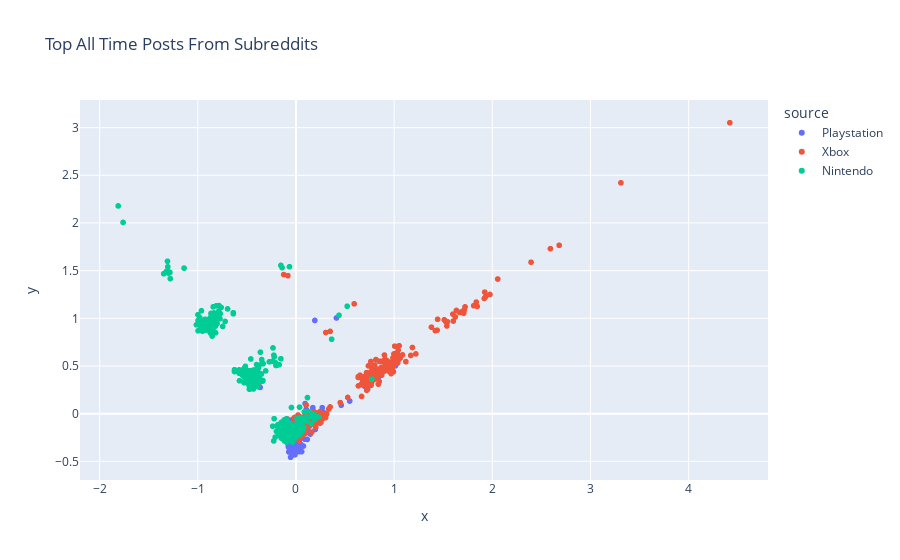

This figure's notebook cell:
### Code cell
X = df['title']
X = vectorizer.fit_transform(X)

pca = PCA(n_components=2, random_state=42) # initialize PCA with 2 components
pca_vecs = pca.fit_transform(X.toarray()) # pass our X to the pca and store the reduced vectors into pca_vecs
# save our two dimensions into x0 and x1
x = pca_vecs[:, 0]
y = pca_vecs[:, 1]

df['x'] = x
df['y'] = y
fig = px.scatter(df, x="x", y="y", color='source',title = "Top All Time Posts From Subreddits ")
fig.show()

### Figure 1 — Plotly figure (JSON) as saved in the notebook; plotly's stock layout.template omitted (floating-point values rounded to 4 significant figures; data arrays with more than 128 entries replaced by an {"elided": "..."} marker saying what was removed)
{"data": [{"hovertemplate": "source=Playstation<br>x=%{x}<br>y=%{y}<extra></extra>", "legendgroup": "Playstation", "marker": {"color": "#636efa", "symbol": "circle"}, "mode": "markers", "name": "Playstation", "showlegend": true, "type": "scattergl", "x": {"elided": "900 float values"}, "xaxis": "x", "y": {"elided": "900 float values"}, "yaxis": "y"}, {"hovertemplate": "source=Xbox<br>x=%{x}<br>y=%{y}<extra></extra>", "legendgroup": "Xbox", "marker": {"color": "#EF553B", "symbol": "circle"}, "mode": "markers", "name": "Xbox", "showlegend": true, "type": "scattergl", "x": {"elided": "900 float values"}, "xaxis": "x", "y": {"elided": "900 float values"}, "yaxis": "y"}, {"hovertemplate": "source=Nintendo<br>x=%{x}<br>y=%{y}<extra></extra>", "legendgroup": "Nintendo", "marker": {"color": "#00cc96", "symbol": "circle"}, "mode": "markers", "name": "Nintendo", "showlegend": true, "type": "scattergl", "x": {"elided": "900 float values"}, "xaxis": "x", "y": {"elided": "900 float values"}, "yaxis": "y"}], "layout": {"legend": {"title": {"text": "source"}, "tracegroupgap": 0}, "title": {"text": "Top All Time Posts From Subreddits "}, "xaxis": {"anchor": "y", "domain": [0, 1], "title": {"text": "x"}}, "yaxis": {"anchor": "x", "domain": [0, 1], "title": {"text": "y"}}}}
